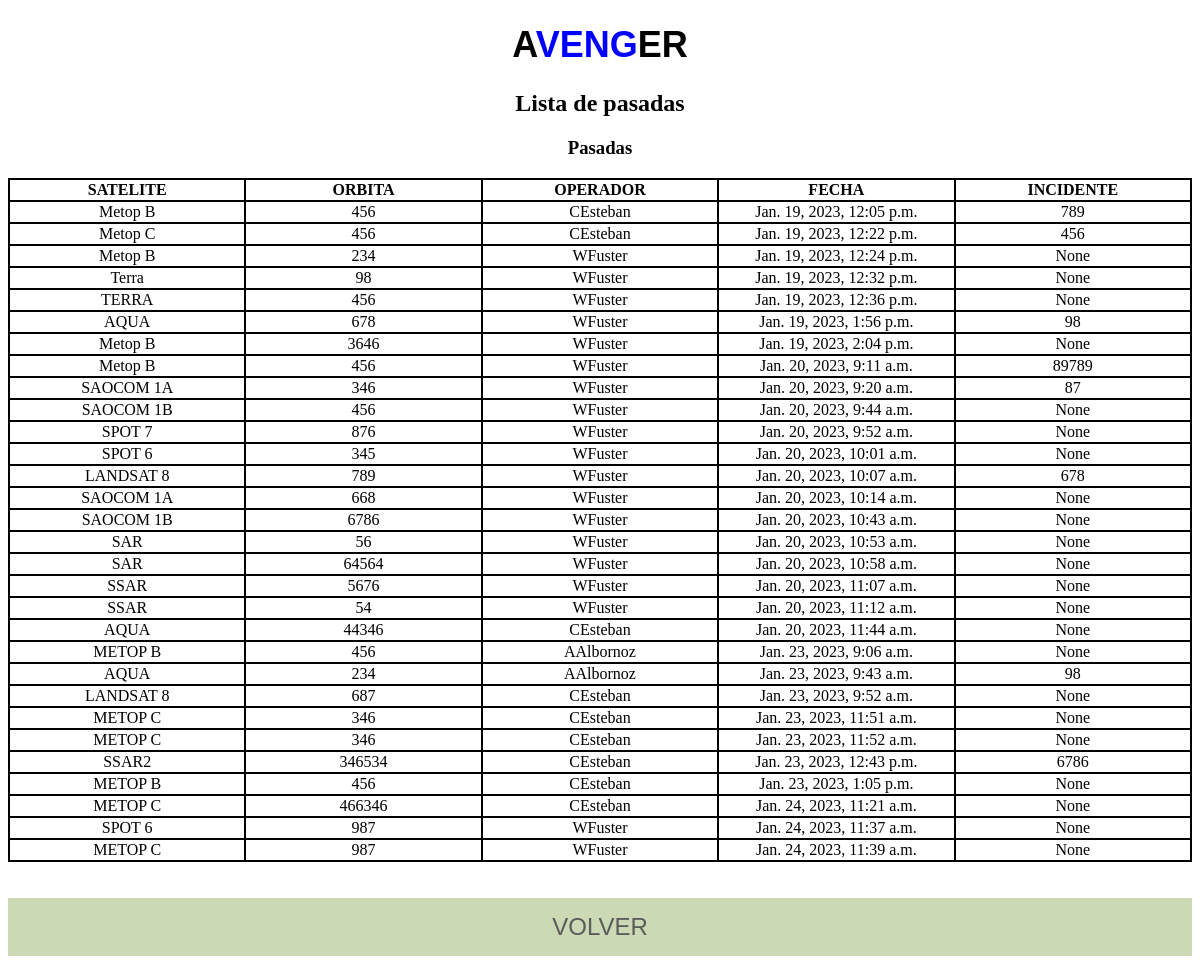
Page /historial/ (signed in) on the earlier database version.
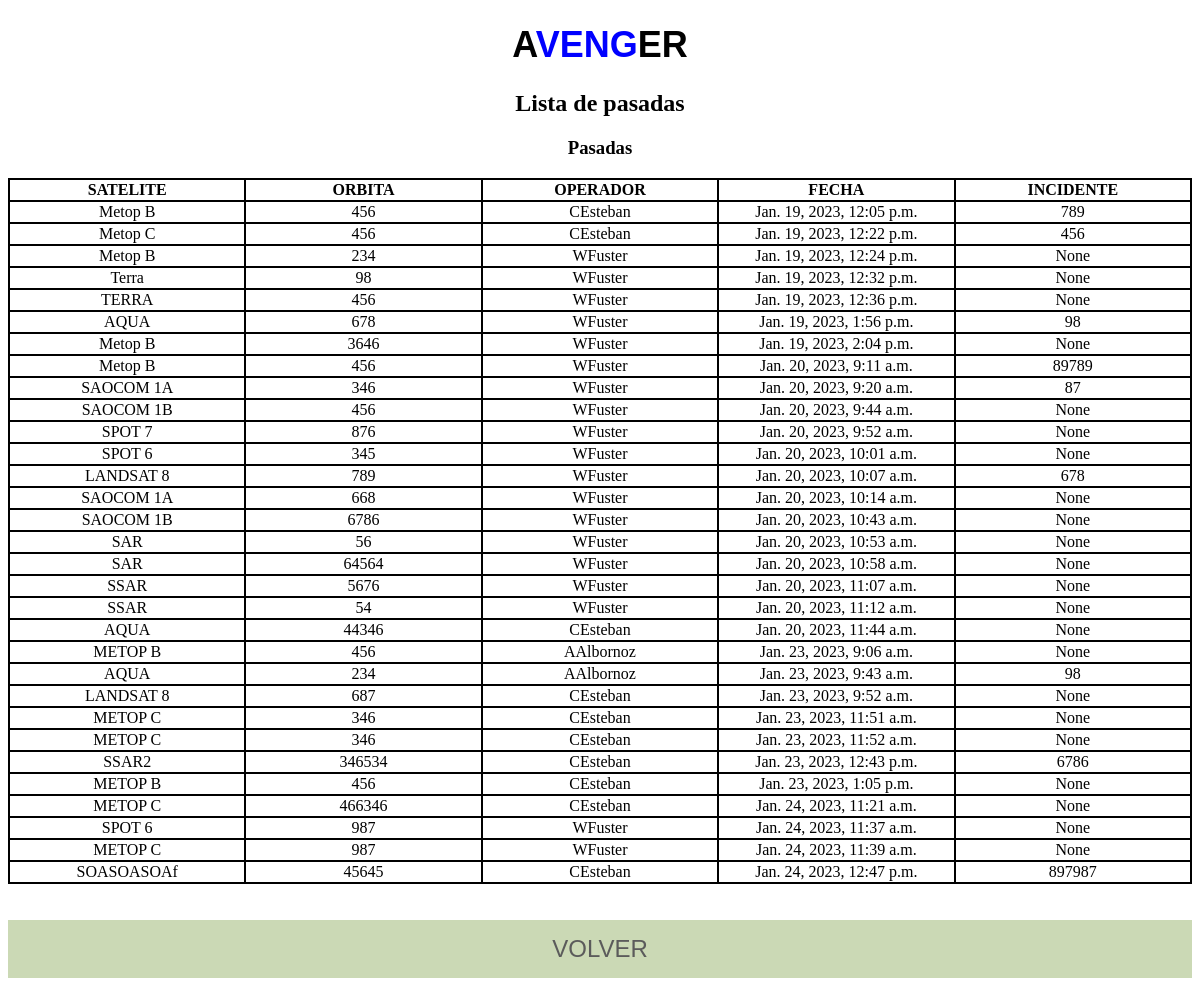
Same page on the later database version.
### appchecklists/models.py (models this page shows, shortened)
class Checklist(models.Model):
    id = models.AutoField(primary_key=True)
    fecha = models.DateTimeField(auto_now_add=True)
    satelite = models.CharField(max_length=50)
    orbita = models.IntegerField()
    operador=models.CharField(max_length=50, default=False)
    incidente = models.IntegerField(blank=True, null=True)
    comentario = models.TextField(max_length=250)
    exitoso = models.BooleanField(blank=True, null=True)
    a01ckb = models.BooleanField(blank=True, null=True)
    a02ckb = models.BooleanField(blank=True, null=True)
    a03ckb = models.BooleanField(blank=True, null=True)
    a04ckb = models.BooleanField(blank=True, null=True)
    a05ckb = models.BooleanField(blank=True, null=True)
    a06ckb = models.BooleanField(blank=True, null=True)
    a07ckb = models.BooleanField(blank=True, null=True)
    a08ckb = models.BooleanField(blank=True, null=True)
    a09ckb = models.BooleanField(blank=True, null=True)
    a10ckb = models.BooleanField(blank=True, null=True)
    a11ckb = models.BooleanField(blank=True, null=True)
    a12ckb = models.BooleanField(blank=True, null=True)
    a13ckb = models.BooleanField(blank=True, null=True)
    a14ckb = models.BooleanField(blank=True, null=True)
    a15ckb = models.BooleanField(blank=True, null=True)
    a16ckb = models.BooleanField(blank=True, null=True)
    a17ckb = models.BooleanField(blank=True, null=True)
    a18ckb = models.BooleanField(blank=True, null=True)
    a19ckb = models.BooleanField(blank=True, null=True)
    a20ckb = models.BooleanField(blank=True, null=True)
    a21ckb = models.BooleanField(blank=True, null=True)
    a22ckb = models.BooleanField(blank=True, null=True)
    a23ckb = models.BooleanField(blank=True, null=True)
    a24ckb = models.BooleanField(blank=True, null=True)
    a25ckb = models.BooleanField(blank=True, null=True)
    a26ckb = models.BooleanField(blank=True, null=True)

### appchecklists/views.py (the view)
# urls.py: path('historial/', vista_historial, name="historial"),
@login_required
def vista_historial(request):
    pasadas = Checklist.objects.all()
    contexto = {"pasadas": pasadas}
    return render(request, "historial.html", contexto)

### appchecklists/templates/historial.html (shortened to what this page needs)
{% extends 'base.html' %}
{% load static %}
{% block titulo %} Lista de pasadas {% endblock %}
{% block subtitulo %} Pasadas {% endblock %}
{% block Contenido%}
  {% if pasadas %}
    <table>
      <tr>
        <th>SATELITE</th>
        <th>ORBITA</th>
        <th>OPERADOR</th>
        <th>FECHA</th>
        <th>INCIDENTE</th>
      </tr>
      {% for pasada in pasadas %}
      <tr>
        <td>{{pasada.satelite}}</td>
        <td>{{pasada.orbita}}</td>
        <td>{{pasada.operador}}</td>
        <td>{{pasada.fecha}}</td>
        <td>{{pasada.incidente}}</td>
      </tr>
      {% endfor %}
    </table>
{% else %}
<p> No hay pasadas en la base de datos </p>
{% endif %}
<br>
<br>
<a class="volver" href="{% url 'AVENGER-inicio' %}">VOLVER</a>
{% endblock %}

Differences in the rows shown:
added Checklist: satelite "SOASOASOAf", orbita "45645", operador "CEsteban", fecha "Jan. 24, 2023, 12:47 p.m.", incidente "897987"
